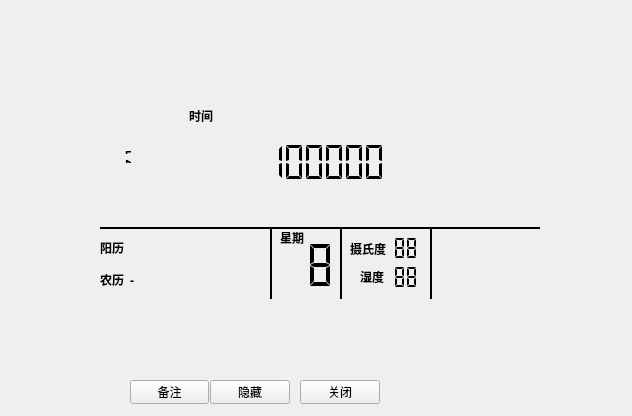
<?xml version="1.0" encoding="UTF-8"?>
<ui version="4.0">
 <class>MainWindow</class>
 <widget class="QMainWindow" name="MainWindow">
  <property name="geometry">
   <rect>
    <x>0</x>
    <y>0</y>
    <width>632</width>
    <height>416</height>
   </rect>
  </property>
  <property name="windowTitle">
   <string>MainWindow</string>
  </property>
  <property name="tabShape">
   <enum>QTabWidget::Rounded</enum>
  </property>
  <widget class="QWidget" name="centralWidget">
   <layout class="QVBoxLayout" name="verticalLayout_2">
    <property name="spacing">
     <number>0</number>
    </property>
    <property name="leftMargin">
     <number>0</number>
    </property>
    <property name="topMargin">
     <number>0</number>
    </property>
    <property name="rightMargin">
     <number>0</number>
    </property>
    <property name="bottomMargin">
     <number>0</number>
    </property>
    <item>
     <widget class="QStackedWidget" name="stackedWidget">
      <property name="frameShape">
       <enum>QFrame::NoFrame</enum>
      </property>
      <property name="frameShadow">
       <enum>QFrame::Plain</enum>
      </property>
      <property name="lineWidth">
       <number>0</number>
      </property>
      <property name="currentIndex">
       <number>0</number>
      </property>
      <widget class="QWidget" name="page_clock">
       <property name="styleSheet">
        <string notr="true">#page_clock{border-image: url(:/tomato/png/image/layer1-5.png);}</string>
       </property>
       <widget class="QLabel" name="label_time">
        <property name="geometry">
         <rect>
          <x>189</x>
          <y>106</y>
          <width>31</width>
          <height>20</height>
         </rect>
        </property>
        <property name="font">
         <font>
          <family>黑体</family>
          <weight>75</weight>
          <bold>true</bold>
         </font>
        </property>
        <property name="text">
         <string>时间</string>
        </property>
       </widget>
       <widget class="QWidget" name="layoutWidget">
        <property name="geometry">
         <rect>
          <x>186</x>
          <y>130</y>
          <width>237</width>
          <height>65</height>
         </rect>
        </property>
        <layout class="QHBoxLayout" name="horizontalLayout">
         <property name="spacing">
          <number>0</number>
         </property>
         <item>
          <widget class="QLCDNumber" name="lcd_time">
           <property name="frameShape">
            <enum>QFrame::NoFrame</enum>
           </property>
           <property name="digitCount">
            <number>8</number>
           </property>
           <property name="mode">
            <enum>QLCDNumber::Dec</enum>
           </property>
           <property name="segmentStyle">
            <enum>QLCDNumber::Flat</enum>
           </property>
           <property name="value" stdset="0">
            <double>888888.000000000000000</double>
           </property>
           <property name="intValue" stdset="0">
            <number>888888</number>
           </property>
          </widget>
         </item>
        </layout>
       </widget>
       <widget class="QWidget" name="layoutWidget_2">
        <property name="geometry">
         <rect>
          <x>110</x>
          <y>140</y>
          <width>32</width>
          <height>34</height>
         </rect>
        </property>
        <layout class="QVBoxLayout" name="verticalLayout">
         <item>
          <widget class="QLabel" name="label_am">
           <property name="font">
            <font>
             <family>黑体</family>
             <weight>75</weight>
             <bold>true</bold>
            </font>
           </property>
           <property name="text">
            <string>上午</string>
           </property>
          </widget>
         </item>
         <item>
          <widget class="QLabel" name="label_pm">
           <property name="font">
            <font>
             <family>黑体</family>
             <weight>75</weight>
             <bold>true</bold>
            </font>
           </property>
           <property name="text">
            <string>下午</string>
           </property>
          </widget>
         </item>
        </layout>
       </widget>
       <widget class="Line" name="line">
        <property name="geometry">
         <rect>
          <x>100</x>
          <y>220</y>
          <width>440</width>
          <height>16</height>
         </rect>
        </property>
        <property name="frameShadow">
         <enum>QFrame::Plain</enum>
        </property>
        <property name="lineWidth">
         <number>2</number>
        </property>
        <property name="orientation">
         <enum>Qt::Horizontal</enum>
        </property>
       </widget>
       <widget class="Line" name="line_2">
        <property name="geometry">
         <rect>
          <x>270</x>
          <y>229</y>
          <width>3</width>
          <height>70</height>
         </rect>
        </property>
        <property name="frameShadow">
         <enum>QFrame::Plain</enum>
        </property>
        <property name="lineWidth">
         <number>2</number>
        </property>
        <property name="orientation">
         <enum>Qt::Vertical</enum>
        </property>
       </widget>
       <widget class="Line" name="line_3">
        <property name="geometry">
         <rect>
          <x>340</x>
          <y>229</y>
          <width>3</width>
          <height>70</height>
         </rect>
        </property>
        <property name="frameShadow">
         <enum>QFrame::Plain</enum>
        </property>
        <property name="lineWidth">
         <number>2</number>
        </property>
        <property name="orientation">
         <enum>Qt::Vertical</enum>
        </property>
       </widget>
       <widget class="Line" name="line_4">
        <property name="geometry">
         <rect>
          <x>430</x>
          <y>229</y>
          <width>3</width>
          <height>70</height>
         </rect>
        </property>
        <property name="frameShadow">
         <enum>QFrame::Plain</enum>
        </property>
        <property name="lineWidth">
         <number>2</number>
        </property>
        <property name="orientation">
         <enum>Qt::Vertical</enum>
        </property>
       </widget>
       <widget class="QLabel" name="label_yangli">
        <property name="geometry">
         <rect>
          <x>100</x>
          <y>240</y>
          <width>31</width>
          <height>16</height>
         </rect>
        </property>
        <property name="font">
         <font>
          <family>黑体</family>
          <weight>75</weight>
          <bold>true</bold>
         </font>
        </property>
        <property name="cursor">
         <cursorShape>ArrowCursor</cursorShape>
        </property>
        <property name="toolTipDuration">
         <number>-1</number>
        </property>
        <property name="text">
         <string>阳历</string>
        </property>
       </widget>
       <widget class="QLabel" name="label_nongli">
        <property name="geometry">
         <rect>
          <x>100</x>
          <y>270</y>
          <width>31</width>
          <height>20</height>
         </rect>
        </property>
        <property name="font">
         <font>
          <family>黑体</family>
          <weight>75</weight>
          <bold>true</bold>
         </font>
        </property>
        <property name="text">
         <string>农历</string>
        </property>
       </widget>
       <widget class="QWidget" name="layoutWidget_3">
        <property name="geometry">
         <rect>
          <x>130</x>
          <y>233</y>
          <width>113</width>
          <height>31</height>
         </rect>
        </property>
        <layout class="QHBoxLayout" name="horizontalLayout_2">
         <property name="spacing">
          <number>0</number>
         </property>
         <item>
          <widget class="QLCDNumber" name="lcd_date">
           <property name="frameShape">
            <enum>QFrame::NoFrame</enum>
           </property>
           <property name="digitCount">
            <number>10</number>
           </property>
           <property name="segmentStyle">
            <enum>QLCDNumber::Flat</enum>
           </property>
           <property name="intValue" stdset="0">
            <number>88</number>
           </property>
          </widget>
         </item>
        </layout>
       </widget>
       <widget class="QLabel" name="label_lunardate">
        <property name="geometry">
         <rect>
          <x>130</x>
          <y>270</y>
          <width>141</width>
          <height>20</height>
         </rect>
        </property>
        <property name="font">
         <font>
          <family>黑体</family>
          <weight>75</weight>
          <bold>true</bold>
         </font>
        </property>
        <property name="text">
         <string>-</string>
        </property>
       </widget>
       <widget class="QWidget" name="layoutWidget_4">
        <property name="geometry">
         <rect>
          <x>290</x>
          <y>280</y>
          <width>76</width>
          <height>31</height>
         </rect>
        </property>
        <layout class="QHBoxLayout" name="horizontalLayout_3">
         <property name="spacing">
          <number>0</number>
         </property>
         <item>
          <widget class="QLCDNumber" name="lcd_lunarmonth">
           <property name="frameShape">
            <enum>QFrame::NoFrame</enum>
           </property>
           <property name="frameShadow">
            <enum>QFrame::Plain</enum>
           </property>
           <property name="digitCount">
            <number>2</number>
           </property>
           <property name="segmentStyle">
            <enum>QLCDNumber::Flat</enum>
           </property>
           <property name="intValue" stdset="0">
            <number>88</number>
           </property>
          </widget>
         </item>
         <item>
          <widget class="QLCDNumber" name="lcd_lunarday">
           <property name="frameShape">
            <enum>QFrame::NoFrame</enum>
           </property>
           <property name="digitCount">
            <number>2</number>
           </property>
           <property name="segmentStyle">
            <enum>QLCDNumber::Flat</enum>
           </property>
           <property name="intValue" stdset="0">
            <number>88</number>
           </property>
          </widget>
         </item>
        </layout>
       </widget>
       <widget class="QLabel" name="label_wday">
        <property name="geometry">
         <rect>
          <x>280</x>
          <y>230</y>
          <width>31</width>
          <height>16</height>
         </rect>
        </property>
        <property name="font">
         <font>
          <family>黑体</family>
          <weight>75</weight>
          <bold>true</bold>
         </font>
        </property>
        <property name="text">
         <string>星期</string>
        </property>
       </widget>
       <widget class="QLCDNumber" name="lcd_wday">
        <property name="geometry">
         <rect>
          <x>300</x>
          <y>240</y>
          <width>41</width>
          <height>51</height>
         </rect>
        </property>
        <property name="frameShape">
         <enum>QFrame::NoFrame</enum>
        </property>
        <property name="frameShadow">
         <enum>QFrame::Plain</enum>
        </property>
        <property name="digitCount">
         <number>1</number>
        </property>
        <property name="segmentStyle">
         <enum>QLCDNumber::Flat</enum>
        </property>
        <property name="intValue" stdset="0">
         <number>8</number>
        </property>
       </widget>
       <widget class="QLabel" name="label_temperature">
        <property name="geometry">
         <rect>
          <x>350</x>
          <y>241</y>
          <width>41</width>
          <height>16</height>
         </rect>
        </property>
        <property name="font">
         <font>
          <family>黑体</family>
          <weight>75</weight>
          <bold>true</bold>
         </font>
        </property>
        <property name="text">
         <string>摄氏度</string>
        </property>
        <property name="textFormat">
         <enum>Qt::AutoText</enum>
        </property>
       </widget>
       <widget class="QLabel" name="label_shidu">
        <property name="geometry">
         <rect>
          <x>360</x>
          <y>269</y>
          <width>31</width>
          <height>16</height>
         </rect>
        </property>
        <property name="font">
         <font>
          <family>黑体</family>
          <weight>75</weight>
          <bold>true</bold>
         </font>
        </property>
        <property name="text">
         <string>湿度</string>
        </property>
       </widget>
       <widget class="QLCDNumber" name="lcd_temperature">
        <property name="geometry">
         <rect>
          <x>380</x>
          <y>233</y>
          <width>41</width>
          <height>31</height>
         </rect>
        </property>
        <property name="frameShape">
         <enum>QFrame::NoFrame</enum>
        </property>
        <property name="frameShadow">
         <enum>QFrame::Sunken</enum>
        </property>
        <property name="digitCount">
         <number>3</number>
        </property>
        <property name="segmentStyle">
         <enum>QLCDNumber::Flat</enum>
        </property>
        <property name="intValue" stdset="0">
         <number>88</number>
        </property>
       </widget>
       <widget class="QLCDNumber" name="lcd_shidu">
        <property name="geometry">
         <rect>
          <x>380</x>
          <y>262</y>
          <width>41</width>
          <height>31</height>
         </rect>
        </property>
        <property name="frameShape">
         <enum>QFrame::NoFrame</enum>
        </property>
        <property name="digitCount">
         <number>3</number>
        </property>
        <property name="segmentStyle">
         <enum>QLCDNumber::Flat</enum>
        </property>
        <property name="intValue" stdset="0">
         <number>88</number>
        </property>
       </widget>
       <widget class="QPushButton" name="pushButtonMemo">
        <property name="geometry">
         <rect>
          <x>130</x>
          <y>380</y>
          <width>79</width>
          <height>24</height>
         </rect>
        </property>
        <property name="text">
         <string>备注</string>
        </property>
       </widget>
       <widget class="QPushButton" name="pushButtonHide">
        <property name="geometry">
         <rect>
          <x>210</x>
          <y>380</y>
          <width>80</width>
          <height>24</height>
         </rect>
        </property>
        <property name="text">
         <string>隐藏</string>
        </property>
       </widget>
       <widget class="QPushButton" name="pushButtonClose">
        <property name="geometry">
         <rect>
          <x>300</x>
          <y>380</y>
          <width>80</width>
          <height>24</height>
         </rect>
        </property>
        <property name="text">
         <string>关闭</string>
        </property>
       </widget>
      </widget>
      <widget class="QWidget" name="page_tomato">
       <property name="styleSheet">
        <string notr="true">#page_tomato{border-image: url(:/tomato/png/image/layer1-5.png);}</string>
       </property>
      </widget>
     </widget>
    </item>
   </layout>
  </widget>
  <action name="actionS">
   <property name="text">
    <string>新建</string>
   </property>
  </action>
 </widget>
 <layoutdefault spacing="6" margin="11"/>
 <resources/>
 <connections/>
</ui>
